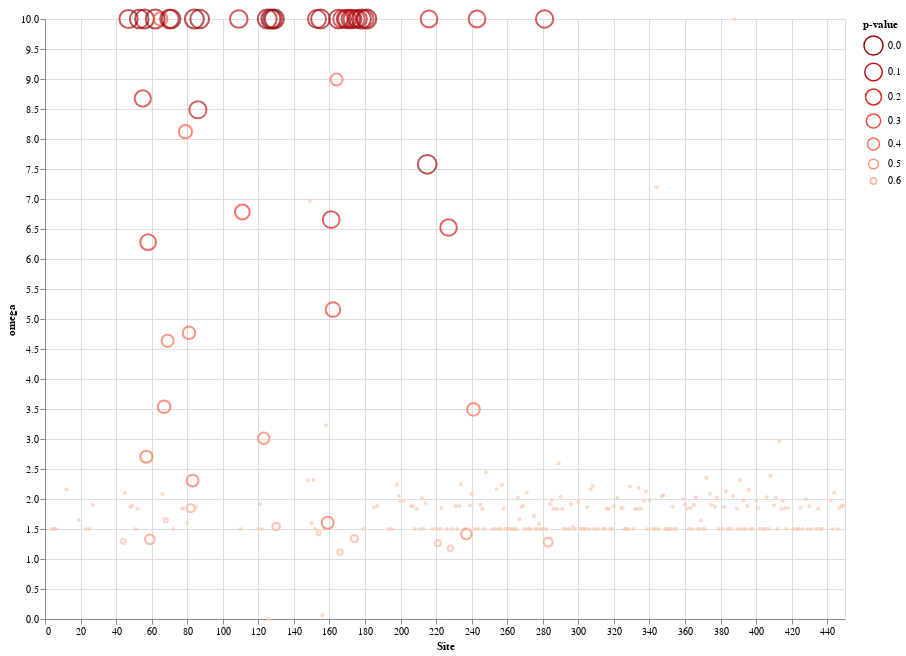

Notebook code cell kept with this figure:
### Code cell
#source = df[df["omega"] < 10]
source = df

line = alt.Chart(source).mark_point().encode(
    x='Site',
    y=alt.Y('omega',
        scale=alt.Scale(domain=(0, 10), clamp=True)),
    color=alt.Color('p-value', scale=alt.Scale(scheme='reds', reverse=True)),
    size=alt.Size('p-value', scale=alt.Scale(reverse=True))
).properties(
    width=800,
    height=600)

line

### Figure 1 — Vega-Lite specification as saved in the notebook (floating-point values rounded to 4 significant figures; data arrays with more than 128 entries replaced by an {"elided": "..."} marker saying what was removed)
{"config": {"view": {"continuousWidth": 400, "continuousHeight": 300}}, "data": {"name": "data-1f525528c5a439a66bb4421f3e4b0c11"}, "mark": "point", "encoding": {"color": {"type": "quantitative", "field": "p-value", "scale": {"reverse": true, "scheme": "reds"}}, "size": {"type": "quantitative", "field": "p-value", "scale": {"reverse": true}}, "x": {"type": "quantitative", "field": "Site"}, "y": {"type": "quantitative", "field": "omega", "scale": {"clamp": true, "domain": [0, 10]}}}, "height": 600, "width": 800, "$schema": "https://vega.github.io/schema/vega-lite/v4.8.1.json", "datasets": {"data-1f525528c5a439a66bb4421f3e4b0c11": {"elided": "449 records"}}}
